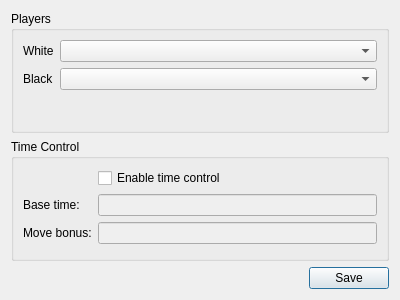
<?xml version="1.0" encoding="UTF-8"?>
<ui version="4.0">
 <class>GameSetupDialog</class>
 <widget class="QDialog" name="GameSetupDialog">
  <property name="windowModality">
   <enum>Qt::WindowModal</enum>
  </property>
  <property name="geometry">
   <rect>
    <x>0</x>
    <y>0</y>
    <width>400</width>
    <height>300</height>
   </rect>
  </property>
  <property name="windowTitle">
   <string>Game Setup</string>
  </property>
  <layout class="QVBoxLayout" name="verticalLayout">
   <item>
    <widget class="QGroupBox" name="groupBox">
     <property name="title">
      <string>Players</string>
     </property>
     <layout class="QFormLayout" name="formLayout">
      <item row="0" column="0">
       <widget class="QLabel" name="label">
        <property name="text">
         <string>White</string>
        </property>
       </widget>
      </item>
      <item row="0" column="1">
       <widget class="QComboBox" name="whitePlayerBox"/>
      </item>
      <item row="1" column="0">
       <widget class="QLabel" name="label_2">
        <property name="text">
         <string>Black</string>
        </property>
       </widget>
      </item>
      <item row="1" column="1">
       <widget class="QComboBox" name="blackPlayerBox"/>
      </item>
     </layout>
    </widget>
   </item>
   <item>
    <widget class="QGroupBox" name="groupBox_2">
     <property name="title">
      <string>Time Control</string>
     </property>
     <layout class="QFormLayout" name="formLayout_2">
      <item row="1" column="0">
       <widget class="QLabel" name="label_3">
        <property name="text">
         <string>Base time:</string>
        </property>
       </widget>
      </item>
      <item row="1" column="1">
       <widget class="QLineEdit" name="baseTime">
        <property name="enabled">
         <bool>false</bool>
        </property>
       </widget>
      </item>
      <item row="2" column="0">
       <widget class="QLabel" name="label_4">
        <property name="text">
         <string>Move bonus:</string>
        </property>
       </widget>
      </item>
      <item row="2" column="1">
       <widget class="QLineEdit" name="moveBonus">
        <property name="enabled">
         <bool>false</bool>
        </property>
       </widget>
      </item>
      <item row="0" column="1">
       <widget class="QCheckBox" name="timeControlBox">
        <property name="text">
         <string>Enable time control</string>
        </property>
       </widget>
      </item>
     </layout>
    </widget>
   </item>
   <item>
    <layout class="QHBoxLayout" name="horizontalLayout_2">
     <item>
      <spacer name="horizontalSpacer">
       <property name="orientation">
        <enum>Qt::Horizontal</enum>
       </property>
       <property name="sizeHint" stdset="0">
        <size>
         <width>40</width>
         <height>20</height>
        </size>
       </property>
      </spacer>
     </item>
     <item>
      <widget class="QPushButton" name="saveButton">
       <property name="text">
        <string>Save</string>
       </property>
       <property name="default">
        <bool>true</bool>
       </property>
      </widget>
     </item>
    </layout>
   </item>
  </layout>
 </widget>
 <resources/>
 <connections>
  <connection>
   <sender>saveButton</sender>
   <signal>clicked()</signal>
   <receiver>GameSetupDialog</receiver>
   <slot>accept()</slot>
   <hints>
    <hint type="sourcelabel">
     <x>366</x>
     <y>283</y>
    </hint>
    <hint type="destinationlabel">
     <x>380</x>
     <y>126</y>
    </hint>
   </hints>
  </connection>
 </connections>
</ui>
